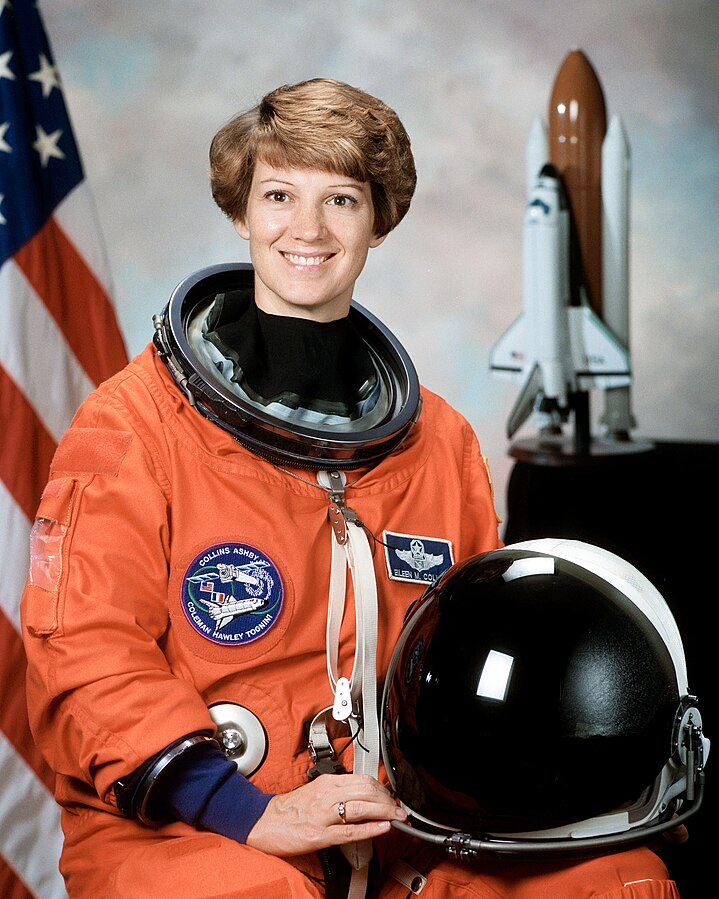
#> input picture PythonForDataScienceCodeData/Astronaut.jpg, 719 x 899 px
$ jupyter execute Numpy.ipynb   (shell and % lines are left out)
#> lines starting #> are read from the running program, lines starting #| are printed output that depends on the picture; after the words box and inside, x2 and y2 are one past the last pixel; in counts of white or black regions, pixels touching at a corner belong together
# Numpy

## Revisiting Python List

[cell 1]
#Creating different lists in Python
item_list = ['Bread', 'Milk', 'Eggs', 'Butter', 'Cocoa']
student_marks = [78, 47, 96, 55, 34]
hetero_list =  [ 1,2,3.0, 'text', True, 3+2j ]
print('Item list: ', item_list)
print('Student marks: ', student_marks)
print('Heterogenous list: ', hetero_list)

[cell 2]
#Adding 5 to all the student marks
student_marks = [78, 47, 96, 55, 34]
for i in range(len(student_marks)):
    student_marks[i]+=5
print(student_marks)

## Limitations of Python list- Slow performance

[cell 3]
#Used to calculate total operation time
list1 = list(range(1,1000000))

list2 = list(range(2,1000001))

list3 = []

for i in range(len(list1)):
    list3.append(list1[i]+list2[i])

[cell 4]
#Used to calculate total operation time

#Importing Numpy
import numpy as np
#Creating a numpy array of 1 million numbers
a = np.arange(1,1000000)
b = np.arange(2,1000001)
c = a+b

[cell 5]
#Getting started with Numpy- Importing Numpy
import numpy as np

## Array object creation

[cell 6]
import numpy as np
student_marks_arr = np.array([78, 92, 36, 64, 89])
student_marks_arr

[cell 7]
#creating a list of 5 horsepower values
horsepower = [130, 165, 150, 150, 140]
#creating a numpy array from horsepower list
horsepower_arr = np.array(horsepower)
horsepower_arr

[cell 8]
#creating a list of lists of mpg, horsepower and acceleration values
car_attributes = [[18, 15, 18, 16, 17],[130, 165, 150, 150, 140],[307, 350, 318, 304, 302]]
#creating a numpy array from attributes list
car_attributes_arr = np.array(car_attributes)
car_attributes_arr

## Shape of array

[cell 9]
car_attributes_arr.shape

## Dtype of array

[cell 10]
car_attributes_arr.dtype

## Converting Dtype

[cell 11]
#converting dtype
#creating a list of lists of 5 mpg, horsepower and acceleration values
car_attributes = [[18, 15, 18, 16, 17],[130, 165, 150, 150, 140],[307, 350, 318, 304, 302]]
#creating a numpy array from attributes list
car_attributes_arr = np.array(car_attributes, dtype = 'float')
print(car_attributes_arr)
print(car_attributes_arr.dtype)

## Operations on arrays

### Accessing elements

[cell 12]
#creating an array of cars
cars = np.array(['chevrolet chevelle malibu', 'buick skylark 320', 'plymouth satellite', 'amc rebel sst', 'ford torino'])
#accessing the second car from the array
cars[1]

[cell 13]
#Creating a 2D array consisting car names and horsepower
car_names = ['chevrolet chevelle malibu', 'buick skylark 320', 'plymouth satellite', 'amc rebel sst', 'ford torino']
horsepower = [130, 165, 150, 150, 140]
car_hp_arr = np.array([car_names, horsepower])
car_hp_arr

[cell 14]
#Creating a 2D array consisting car names and horsepower
car_names = ['chevrolet chevelle malibu', 'buick skylark 320', 'plymouth satellite', 'amc rebel sst', 'ford torino']
horsepower = [130, 165, 150, 150, 140]
car_hp_arr = np.array([car_names, horsepower])
#Accessing car names
car_hp_arr[0]

[cell 15]
#Creating a 2D array consisting car names and horsepower
car_names = ['chevrolet chevelle malibu', 'buick skylark 320', 'plymouth satellite', 'amc rebel sst', 'ford torino']
horsepower = [130, 165, 150, 150, 140]
car_hp_arr = np.array([car_names, horsepower])
#Accessing horsepower
car_hp_arr[1]

[cell 16]
#Creating a 2D array consisting car names and horsepower
car_names = ['chevrolet chevelle malibu', 'buick skylark 320', 'plymouth satellite', 'amc rebel sst', 'ford torino']
horsepower = [130, 165, 150, 150, 140]
car_hp_arr = np.array([car_names, horsepower])
#Accessing second car
car_hp_arr[0,1]

[cell 17]
#Creating a 2D array consisting car names and horsepower
car_names = ['chevrolet chevelle malibu', 'buick skylark 320', 'plymouth satellite', 'amc rebel sst', 'ford torino']
horsepower = [130, 165, 150, 150, 140]
car_hp_arr = np.array([car_names, horsepower])
print(car_hp_arr)
#Accessing name and horsepower of last car
print(car_hp_arr[[0,1],[4,4]])

[cell 18]
#Creating a 2D array consisting car names and horsepower
car_names = ['chevrolet chevelle malibu', 'buick skylark 320', 'plymouth satellite', 'amc rebel sst', 'ford torino']
horsepower = [130, 165, 150, 150, 140]
car_hp_arr = np.array([car_names, horsepower])
#Accessing name of last car using negative indexing
car_hp_arr[0,-1]

### Slicing

[cell 19]
#creating an array of cars
cars = np.array(['chevrolet chevelle malibu', 'buick skylark 320', 'plymouth satellite', 'amc rebel sst', 'ford torino'])
#accessing a subset of cars from the array
cars[1:4]

[cell 20]
#Creating a 2D array consisting car names, horsepower and acceleration
car_names = ['chevrolet chevelle malibu', 'buick skylark 320', 'plymouth satellite', 'amc rebel sst', 'ford torino']
horsepower = [130, 165, 150, 150, 140]
acceleration = [18, 15, 18, 16, 17]
car_hp_acc_arr = np.array([car_names, horsepower, acceleration])
car_hp_acc_arr

[cell 21]
#Creating a 2D array consisting car names, horsepower and acceleration
car_names = ['chevrolet chevelle malibu', 'buick skylark 320', 'plymouth satellite', 'amc rebel sst', 'ford torino']
horsepower = [130, 165, 150, 150, 140]
acceleration = [18, 15, 18, 16, 17]
car_hp_acc_arr = np.array([car_names, horsepower, acceleration])
#Accessing name and horsepower
car_hp_acc_arr[0:2]

[cell 22]
#Creating a 2D array consisting car names, horsepower and acceleration
car_names = ['chevrolet chevelle malibu', 'buick skylark 320', 'plymouth satellite', 'amc rebel sst', 'ford torino']
horsepower = [130, 165, 150, 150, 140]
acceleration = [18, 15, 18, 16, 17]
car_hp_acc_arr = np.array([car_names, horsepower, acceleration])
#Accessing name and horsepower of last two cars
car_hp_acc_arr[0:2, 3:5]

[cell 23]
#Creating a 2D array consisting car names, horsepower and acceleration
car_names = ['chevrolet chevelle malibu', 'buick skylark 320', 'plymouth satellite', 'amc rebel sst', 'ford torino']
horsepower = [130, 165, 150, 150, 140]
acceleration = [18, 15, 18, 16, 17]
car_hp_acc_arr = np.array([car_names, horsepower, acceleration])
#Accessing name, horsepower and acceleration of first three cars
car_hp_acc_arr[0:3, 0:3]

## Mean, median, minimum, maximum

[cell 24]
#creating a list of 5 horsepower values
horsepower = [130, 165, 150, 150, 140]
#creating a numpy array from horsepower list
horsepower_arr = np.array(horsepower)
#mean horsepower
print("Mean horsepower = ",np.mean(horsepower_arr))

[cell 25]
#creating a list of 5 horsepower values
horsepower = [130, 165, 150, 150, 140]
#creating a numpy array from horsepower list
horsepower_arr = np.array(horsepower)
#median horsepower
print("Median horsepower = ",np.median(horsepower_arr))

[cell 26]
#creating a list of 5 horsepower values
horsepower = [130, 165, 150, 150, 140]
#creating a numpy array from horsepower list
horsepower_arr = np.array(horsepower)
print("Minimum horsepower: ", np.min(horsepower_arr))
print("Maximum horsepower: ", np.max(horsepower_arr))

[cell 27]
#creating a list of 5 horsepower values
horsepower = [130, 165, 150, 150, 140]
#creating a numpy array from horsepower list
horsepower_arr = np.array(horsepower)
print("Index of Minimum horsepower: ", np.argmin(horsepower_arr))
print("Index of Maximum horsepower: ", np.argmax(horsepower_arr))

## Querying/Searching in an array

[cell 28]
#creating a list of 5 horsepower values
horsepower = [130, 165, 150, 150, 140]
#creating a numpy array from horsepower list
horsepower_arr = np.array(horsepower)
x = np.where(horsepower_arr >= 150)
print(x) # gives the indices
# With the indices , we can find those values
horsepower_arr[x]

## Sorting an array

[cell 29]
#creating a list of 5 horsepower values
horsepower = [130, 165, 150, 150, 140]
#creating a numpy array from horsepower list
horsepower_arr = np.array(horsepower)
#using sort(array)
print('original array: ', horsepower_arr)
print('Sorted array: ', np.sort(horsepower_arr))
print('original array after sorting: ', horsepower_arr)

[cell 30]
#creating a list of 5 horsepower values
horsepower = [130, 165, 150, 150, 140]
#creating a numpy array from horsepower list
horsepower_arr = np.array(horsepower)
#using sort(array)
print('original array: ', horsepower_arr)
horsepower_arr.sort()
print('original array after sorting: ', horsepower_arr)

## Filtering an array

[cell 31]
#creating a list of 5 horsepower values
horsepower = [130, 165, 150, 150, 140]
#creating a numpy array from horsepower list
horsepower_arr = np.array(horsepower)
#creating filter array
filter_arr = horsepower_arr > 135

newarr = horsepower_arr[filter_arr]

print(filter_arr)
print(newarr)

## Vectorized operations

[cell 32]
import numpy as np
student_marks_arr = np.array([78, 92, 36, 64, 89])
student_marks_arr

[cell 33]
np.sum(student_marks_arr)

[cell 34]
additional_marks = [2, 2, 5, 10, 1]
student_marks_arr += additional_marks
student_marks_arr

[cell 35]
student_marks_arr = np.array([78, 92, 36, 64, 89])
student_marks_arr = np.add(student_marks_arr, additional_marks)
student_marks_arr

## Broadcasting

[cell 36]
# Array 1
array1=np.array([5, 10, 15])
# Array 2
array2=np.array([5])
array3= array1 * array2
array3

[cell 37]
#Students marks in 4 subjects
students_marks = np.array([[67, 45],[90, 92],[66, 72],[32, 40]])
students_marks

[cell 38]
#Broadcasting
students_marks += 5
students_marks

[cell 39]
#Broadcasting
students_marks += [5,10]
students_marks

## Image as numpy matrix

[cell 40]
#Importing path and skimage i/o library
import os.path
from skimage.io import imread
from skimage import data_dir
img = imread('Astronaut.jpg')
#> img is the input picture: shape (899, 719, 3); mean R, G, B 135.2, 103.1, 94

[cell 41]
#Using matplotlib.pyplot to visualize the image
import matplotlib.pyplot as plt
plt.imshow(img)

[cell 42]
print(img)
#> (printed output is left out)

[cell 43]
print('Type of image: ', type(img))
#| Type of image:  <class 'numpy.ndarray'>
print('Dimensions of image: ', img.ndim)
#| Dimensions of image:  3
print('Shape of image:', img.shape)
#| Shape of image: (899, 719, 3)

## Indexing and selection

[cell 44]
#Slicing out the rocket
img_slice = img.copy()
img_slice = img_slice[0:300,360:480]
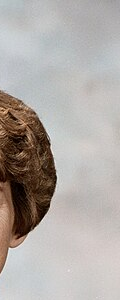
#> img_slice: shape (300, 120, 3); mean R, G, B 175.5, 169.3, 165.2
plt.figure()
plt.imshow(img_slice)

[cell 45]
img[0:300,360:480,:] = 0
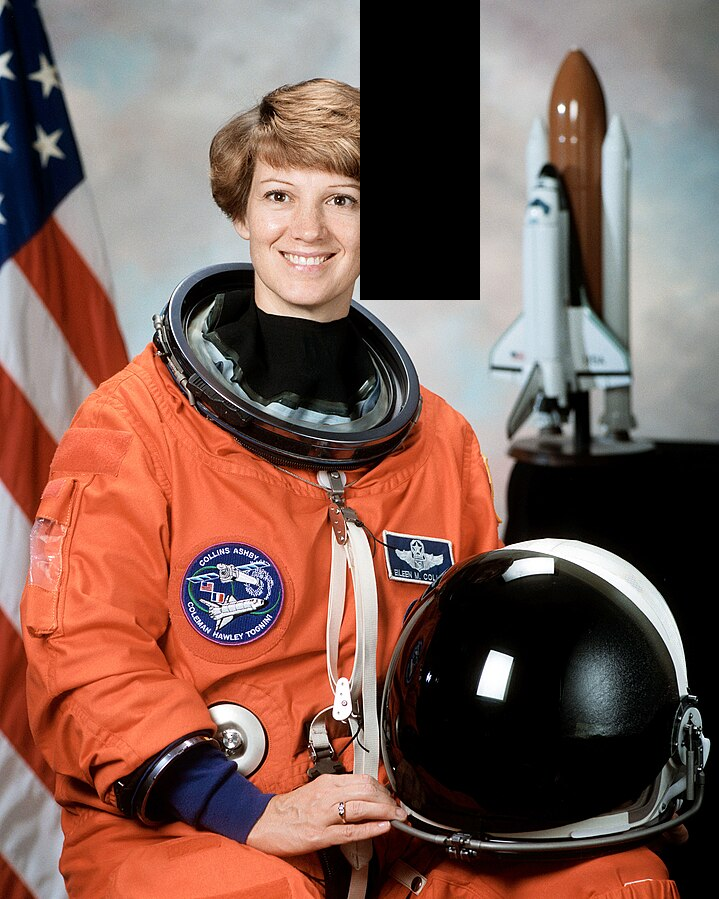
#> img: shape (899, 719, 3); 5.57% of pixels changed, all inside (x1, y1, x2, y2) = (360, 0, 480, 300)
plt.imshow(img)

[cell 46]
img_slice[np.greater_equal(img_slice[:,:,0],100) & np.less_equal(img_slice[:,:,0],150)] = 0
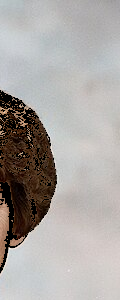
#> img_slice: shape (300, 120, 3); 4.78% of pixels changed, all inside (x1, y1, x2, y2) = (0, 90, 57, 273)
plt.figure()
plt.imshow(img_slice)

[cell 47]
img[0:300,360:480,:] = img_slice
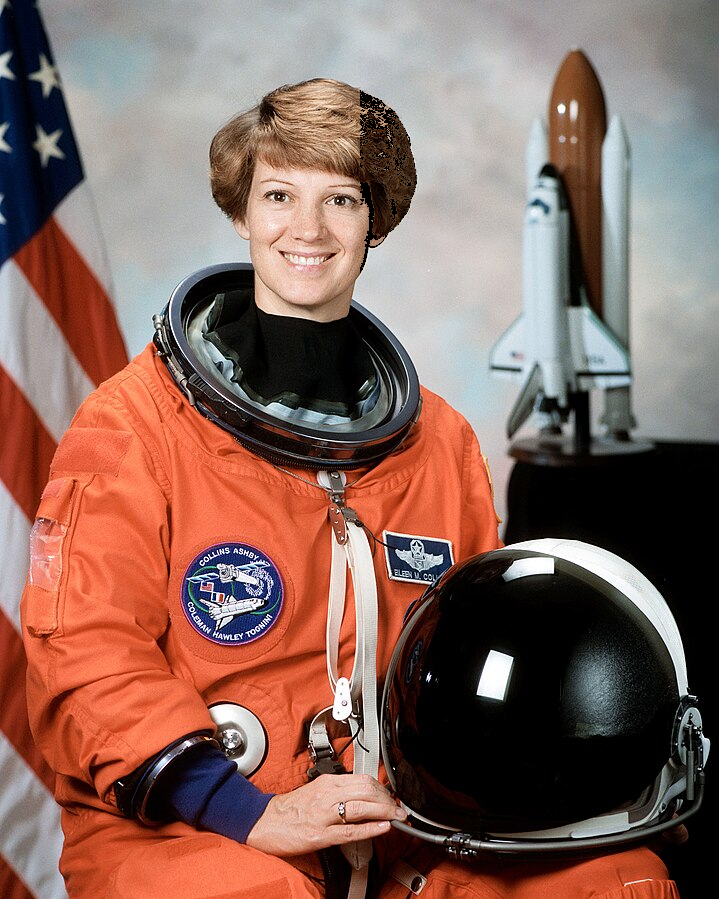
#> img: shape (899, 719, 3); 5.3% of pixels changed, all inside (x1, y1, x2, y2) = (360, 0, 480, 300)
plt.imshow(img)

$ run again, with PythonForDataScienceCodeData/Peacock-Plumage.jpg copied over PythonForDataScienceCodeData/Astronaut.jpg
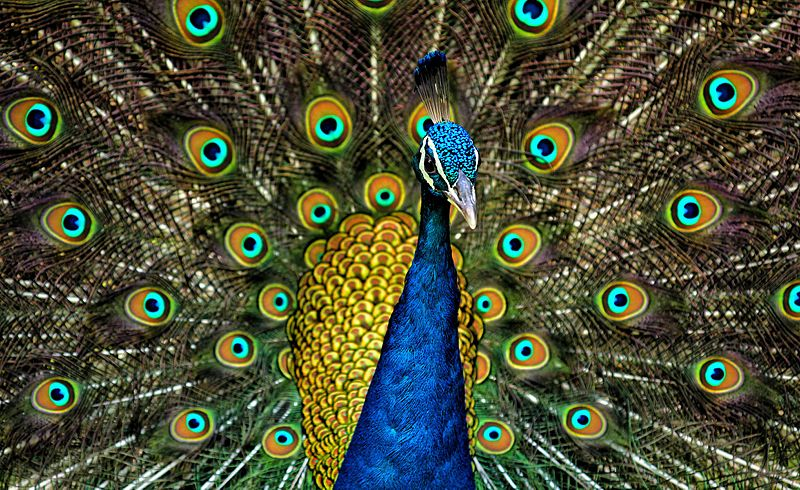
#> input picture PythonForDataScienceCodeData/Peacock-Plumage.jpg, 800 x 490 px
#> img is the input picture: shape (490, 800, 3); mean R, G, B 73.7, 77.1, 53.5
#> (printed output is left out)
#| Type of image:  <class 'numpy.ndarray'>
#| Dimensions of image:  3
#| Shape of image: (490, 800, 3)
#> `img_slice[np.greater_equal(img_slice[:,:,0],100) & np.less_equal(img_s..`:
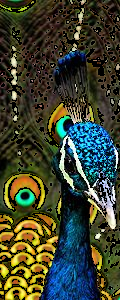
#> img_slice: shape (300, 120, 3); mean R, G, B 61.8, 67, 47.9
#> `img[0:300,360:480,:] = img_slice`:
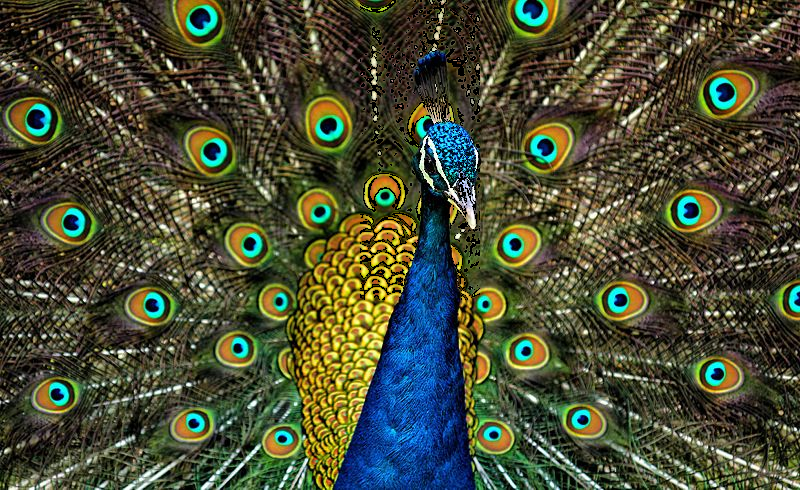
#> img: shape (490, 800, 3); mean R, G, B 72, 75.6, 52.6
